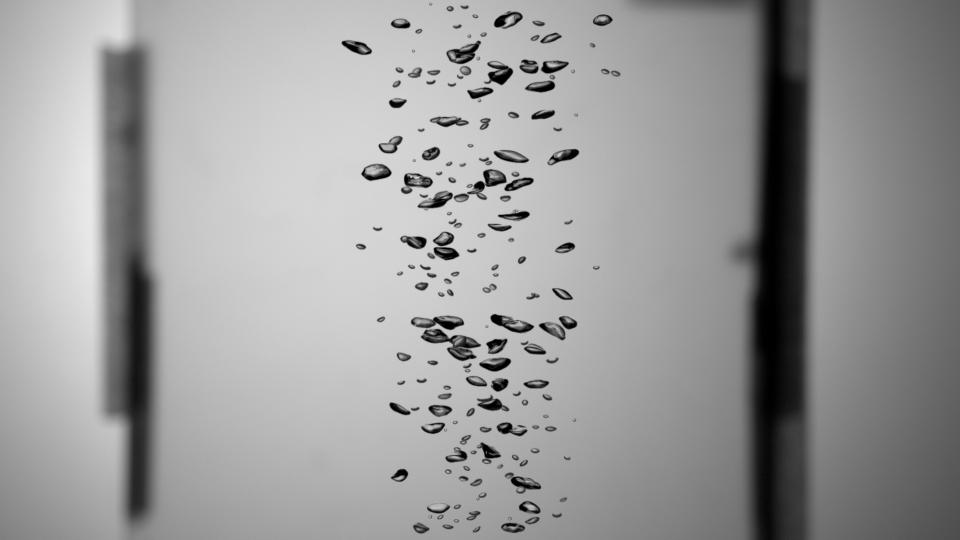
#> input picture Generator/training/training_data_sample/synth_0002.png, 1920 x 1080 px, found by its file name (shown at 1/2 size)
$ python json_visualization.py
#> lines starting #> are read from the running program, lines starting #| are printed output that depends on the picture
import os
import json
import cv2
import numpy as np
import matplotlib.pyplot as plt
import matplotlib.patches as patches

def load_image(image_path, brightness_beta=50):
    """
    Load an image, normalize non-uint8 data to 0-255, and adjust brightness.
    If the image is mono (single channel), convert to 3-channel RGB format.

    Parameters:
      brightness_beta: Value to control brightness enhancement (default 50), higher values make image brighter
    """
#> called with image_path = '../output/run1/synth_0002.png', brightness_beta = 100
    # Use IMREAD_UNCHANGED to read original data
    image = cv2.imread(image_path, cv2.IMREAD_UNCHANGED)
#> image is the input picture: shape (1080, 1920); min 0, max 255, mean 155.3
    if image is None:
        raise ValueError(f"Unable to load image: {image_path}")
    print(f"Original image dimensions: {image.shape}, dtype: {image.dtype}")
#| Original image dimensions: (1080, 1920), dtype: uint8

    # If data is not uint8, normalize to 0-255
    if image.dtype != np.uint8:
        image = cv2.normalize(image, None, 0, 255, cv2.NORM_MINMAX)
        image = image.astype(np.uint8)
        print("Image data normalized to uint8.")

    # Check if single channel, convert to 3-channel RGB if so
    if len(image.shape) == 2 or (len(image.shape) == 3 and image.shape[2] == 1):
        image = cv2.cvtColor(image, cv2.COLOR_GRAY2RGB)
        print("Single channel image converted to RGB format.")
    else:
        # If image is color (BGR), convert to RGB
        image = cv2.cvtColor(image, cv2.COLOR_BGR2RGB)

    # Adjust brightness: higher beta values make image brighter
    image = cv2.convertScaleAbs(image, alpha=1.0, beta=brightness_beta)
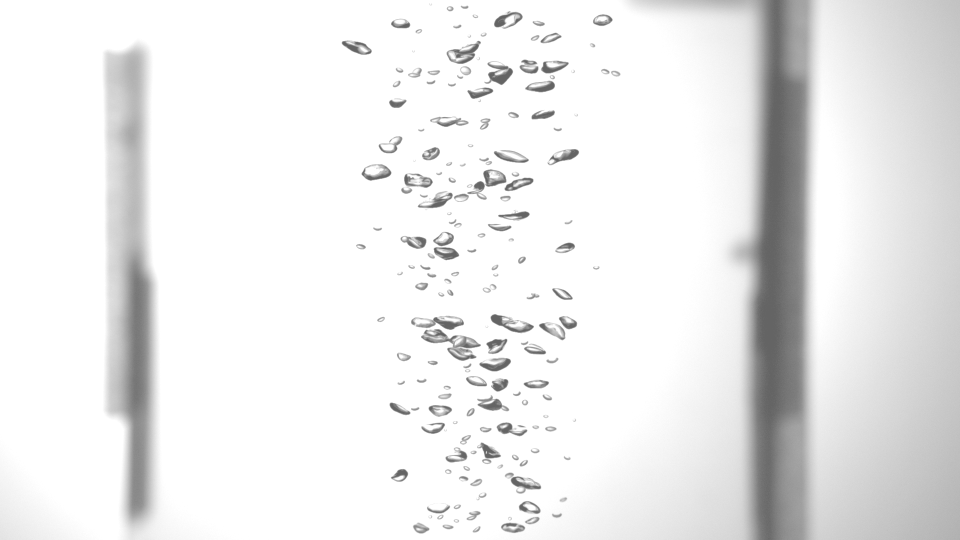
#> image: shape (1080, 1920, 3) (shown at 1/2 size); min 100, max 255, mean 235.5
    print(f"Brightness increased with beta={brightness_beta}.")

    return image

def load_annotations(image_path):
    """
    Automatically load annotation file with same name as image but with .json extension.
    Expected JSON format contains:
      - "boxes": list, each element in format [x, y, width, height]
      - "masks": list, each element is a 2D list (same size as corresponding bounding box, non-zero values indicate mask region)
    """
    base, _ = os.path.splitext(image_path)
    json_path = base + ".json"
    if not os.path.exists(json_path):
        raise ValueError(f"Annotation file does not exist: {json_path}")
    print(f"Loading annotation file: {json_path}")
    with open(json_path, 'r') as f:
        annotations = json.load(f)
    print(f"Annotation content keys: {list(annotations.keys())}")
    return annotations

# [121 lines left out: functions calculate_void_fraction_and_bubble_count, plot_image_with_annotations, not called in this run]

if __name__ == "__main__":
    # Modify this to actual image file path, e.g., "../src/TestDB/run11/synth_0001.png"
    image_path = "../output/run1/synth_0002.png"
    # Auto-generate save filename: original filename prefix + "_annotated.tif"
    base, _ = os.path.splitext(image_path)
    save_tif_path = base + "_annotated.tif"
    print(f"Processing image: {image_path}")

    try:
        # Load image (automatically converts to RGB, normalizes, adjusts brightness)
        image = load_image(image_path, brightness_beta=100)
        # Load JSON annotation file with same name as image
        annotations = load_annotations(image_path)
        # Draw image with annotations and save as TIFF format (same dimensions as original, no white borders)
        plot_image_with_annotations(image, annotations, alpha_mask=0.5, save_path=save_tif_path)
    except Exception as e:
        print(f"Error occurred: {e}")
